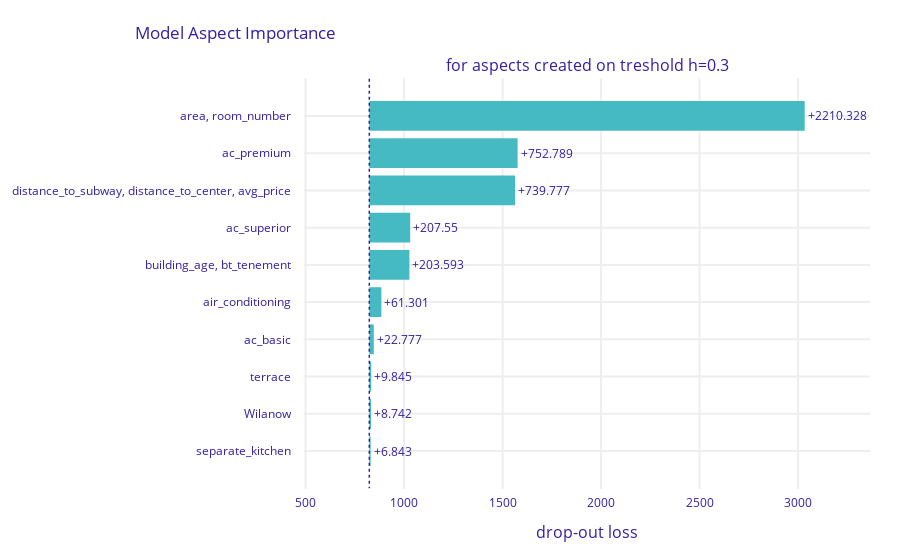

The notebook cell saved with this chart:
### Markdown cell above
Drop-out loss plot including aspects

### Code cell
asp = dx.Aspect(explainer)
asp.model_parts(h=0.3, label='for aspects created on treshold h=0.3').plot()

### Figure 1 — Plotly figure (JSON) as saved in the notebook; plotly's stock layout.template omitted (floating-point values rounded to 4 significant figures)
{"data": [{"base": 823.5, "hoverinfo": "text", "hoverlabel": {"bgcolor": "rgba(0, 0, 0, 0.8)"}, "hovertext": ["Aspect: aspect_2<br>Min abs depend: 0.827<br>(between variables: area, room_number)<br>Drop-out loss: 3033.789<br>Drop-out loss change: +2210.328<br>Variables:<br>area<br>room_number", "Aspect: ac_premium<br>Min abs depend: 1.0<br>(between variables: ac_premium, ac_premium)<br>Drop-out loss: 1576.25<br>Drop-out loss change: +752.789<br>Variables:<br>ac_premium", "Aspect: aspect_1<br>Min abs depend: 0.346<br>(between variables: distance_to_subway, avg_price)<br>Drop-out loss: 1563.237<br>Drop-out loss change: +739.777<br>Variables:<br>distance_to_subway<br>distance_to_center<br>avg_price", "Aspect: ac_superior<br>Min abs depend: 1.0<br>(between variables: ac_superior, ac_superior)<br>Drop-out loss: 1031.01<br>Drop-out loss change: +207.55<br>Variables:<br>ac_superior", "Aspect: aspect_3<br>Min abs depend: 0.379<br>(between variables: building_age, bt_tenement)<br>Drop-out loss: 1027.053<br>Drop-out loss change: +203.593<br>Variables:<br>building_age<br>bt_tenement", "Aspect: air_conditioning<br>Min abs depend: 1.0<br>(between variables: air_conditioning, air_conditioning)<br>Drop-out loss: 884.761<br>Drop-out loss change: +61.301<br>Variables:<br>air_conditioning", "Aspect: ac_basic<br>Min abs depend: 1.0<br>(between variables: ac_basic, ac_basic)<br>Drop-out loss: 846.238<br>Drop-out loss change: +22.777<br>Variables:<br>ac_basic", "Aspect: terrace<br>Min abs depend: 1.0<br>(between variables: terrace, terrace)<br>Drop-out loss: 833.305<br>Drop-out loss change: +9.845<br>Variables:<br>terrace", "Aspect: Wilanow<br>Min abs depend: 1.0<br>(between variables: Wilanow, Wilanow)<br>Drop-out loss: 832.202<br>Drop-out loss change: +8.742<br>Variables:<br>Wilanow", "Aspect: separate_kitchen<br>Min abs depend: 1.0<br>(between variables: separate_kitchen, separate_kitchen)<br>Drop-out loss: 830.304<br>Drop-out loss change: +6.843<br>Variables:<br>separate_kitchen"], "marker": {"color": "#46bac2"}, "orientation": "h", "showlegend": false, "text": ["+2210.328", "+752.789", "+739.777", "+207.55", "+203.593", "+61.301", "+22.777", "+9.845", "+8.742", "+6.843"], "textposition": "outside", "type": "bar", "x": [2210.0, 752.8, 739.8, 207.5, 203.6, 61.3, 22.78, 9.845, 8.742, 6.843], "xaxis": "x", "y": ["area, room_number", "ac_premium", "distance_to_subway, distance_to_center, avg_price", "ac_superior", "building_age, bt_tenement", "air_conditioning", "ac_basic", "terrace", "Wilanow", "separate_kitchen"], "yaxis": "y"}], "layout": {"annotations": [{"font": {"size": 16}, "showarrow": false, "text": "for aspects created on treshold h=0.3", "x": 0.5, "xanchor": "center", "xref": "paper", "y": 1, "yanchor": "bottom", "yref": "paper"}, {"font": {"size": 16}, "showarrow": false, "text": "drop-out loss", "x": 0.5, "xanchor": "center", "xref": "paper", "y": 0, "yanchor": "top", "yref": "paper", "yshift": -30}], "autosize": true, "font": {"color": "#371ea3"}, "margin": {"b": 71, "r": 30, "t": 78}, "shapes": [{"line": {"color": "#371ea3", "dash": "dot", "width": 1.5}, "type": "line", "x0": 823.5, "x1": 823.5, "xref": "x", "y0": -1, "y1": 10, "yref": "y"}], "title": {"text": "Model Aspect Importance", "x": 0.15}, "xaxis": {"anchor": "y", "automargin": true, "domain": [0, 1], "fixedrange": true, "gridwidth": 2, "range": [491.9, 3365.0], "tickcolor": "white", "ticklen": 3, "ticks": "outside", "type": "linear", "zeroline": false}, "yaxis": {"anchor": "x", "automargin": true, "autorange": true, "domain": [0, 1], "fixedrange": true, "gridwidth": 2, "range": [10.02, -1.024], "tickcolor": "white", "ticklen": 10, "ticks": "outside", "type": "category"}}}
